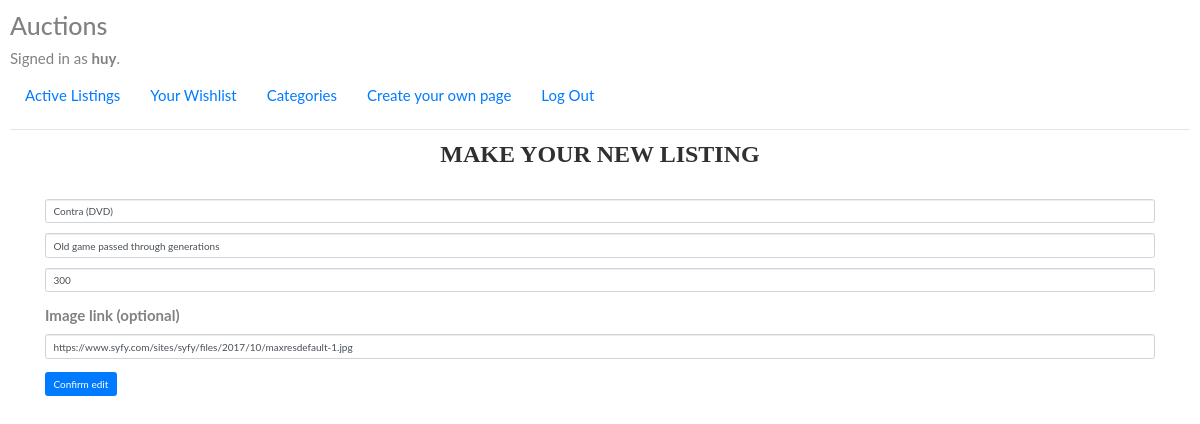
The app's page /6/edit (signed in) with its own data.
### auctions/models.py (models this page shows, shortened)
class User(AbstractUser):
    pass

class Listing(models.Model):
    owner = models.ForeignKey(User,on_delete=CASCADE,related_name="owner")
    title = models.CharField(max_length=64)
    description = models.TextField()
    price = models.IntegerField()
    winner = models.ForeignKey(User,on_delete=CASCADE,related_name="winner",blank=True,null=True)
    category = models.ManyToManyField(Category, related_name="categories")
    initial_time = models.DateTimeField(auto_now_add=True)
    end_time = models.DateTimeField(auto_now=True)
    link = models.CharField(max_length=64,default=None,blank=True,null=True)
    image = models.FileField(null=True,blank=True,upload_to="images/")
    followed = models.ManyToManyField(User,blank = True,  related_name="following")
    active = models.BooleanField(default=True)

### auctions/views.py (the view, shortened to what this page needs)
# urls.py: path("<int:item_id>/edit", views.edit, name="edit"),
def edit(request,item_id):
    try:
        item=Listing.objects.get(pk=item_id)
        if item.owner == request.user:
            return render(request,"auctions/edit.html",{
            "item":item,
            "category": Category.objects.all(),
            "categories":Category.objects.all()
            })
        else:
            return render(request,"auctions/index.html",{
            "message":"You do not have the authority to edit this page!!!!!"
        })
    except ObjectDoesNotExist:
            return render(request,"auctions/index.html",{
            "message":"No page found"
        })

### auctions/models.py (called while the page is built)
    def __str__(self):
        return self.category

### auctions/templates/auctions/edit.html (shortened to what this page needs)
{% extends "auctions/layout.html" %}
{% block body %}
<div class="container">
    <h2>Make your new Listing</h2>
    <form action={% url 'edit' item.id %} method="post">
        <div class="form-group">
            <input class="form-control" autofocus type="text" name="Title" value = "{{item.title}}" placeholder="What're you selling?">
        </div>
        <div class="form-group">
            <input class="form-control" type="text" name="Description" value = "{{item.description}}">
        </div>
        <div class="form-group">
            <input class="form-control" type="number" name="Price" value = "{{item.price}}" placeholder="Starting price">
        </div>
        <div class="form-group">
            <label>Image link (optional)</label>
            <input type="text" class="form-control" id="exampleFormControlInput1" placeholder="https://blah-blah.jpg..." value="{{item.link}}" name="link">
        </div>
        <input class="btn btn-primary" type="submit" value="Confirm edit">
    </form>
</div>
{% endblock %}

### auctions/templates/auctions/layout.html (shortened to what this page needs)
{% load static %}
<!DOCTYPE html>
<html lang="en">
    <head>
        <link rel="stylesheet" href="https://maxcdn.bootstrapcdn.com/bootstrap/3.4.1/css/bootstrap.min.css">
        <link rel="stylesheet" href="https://stackpath.bootstrapcdn.com/bootstrap/4.4.1/css/bootstrap.min.css">
        <link href="https://maxcdn.bootstrapcdn.com/font-awesome/4.3.0/css/font-awesome.min.css" rel="stylesheet">
        <link href="{% static 'auctions/styles.css' %}" rel="stylesheet">
    </head>
    <body>
        <h1>Auctions</h1>
        <div>
            {% if user.is_authenticated %}
                Signed in as <strong>{{ user.username }}</strong>.
            {% else %}
                Not signed in.
            {% endif %}
        </div>
        <ul class="nav">
            <li class="nav-item">
                <a class="nav-link" href="{% url 'index' %}">Active Listings</a>
            </li>
            <li class="nav-item">
                <a class="nav-link" href="{% url 'wishlist' %}">Your Wishlist </a>
            </li>
            <li class="nav-item dropdown show">
                <a class="nav-link" class="btn btn-secondary dropdown-toggle" href="#" role="button" id="dropdownMenuLink" data-toggle="dropdown" aria-haspopup="true" aria-expanded="false">
                Categories</a>
            </li>
            {% if user.is_authenticated %}
                <li class="nav-item">
                    <a class="nav-link" href="{% url 'create' %}">Create your own page</a>
                </li>
                <li class="nav-item">
                    <a class="nav-link" href="{% url 'logout' %}">Log Out</a>
                </li>
            {% endif %}
        </ul>
        <hr>
        {% block body %}
        {% endblock %}
    </body>
</html>

### auctions/static/auctions/styles.css (style rules this page uses)
body { padding: 10px; font: 400 15px Lato, sans-serif; line-height: 1.8; color: #818181; }
h2 { font-family: fantasy; text-align: center; font-size: 24px; text-transform: uppercase; color: #303030; font-weight: 600; margin-bottom: 30px; }

### records on screen
User: username "huy"
Listing: Title "Contra (DVD)", Description "Old game passed through generations", Price "300", link "https://www.syfy.com/sites/syfy/files/2017/10/maxresdefault-1.jpg"
